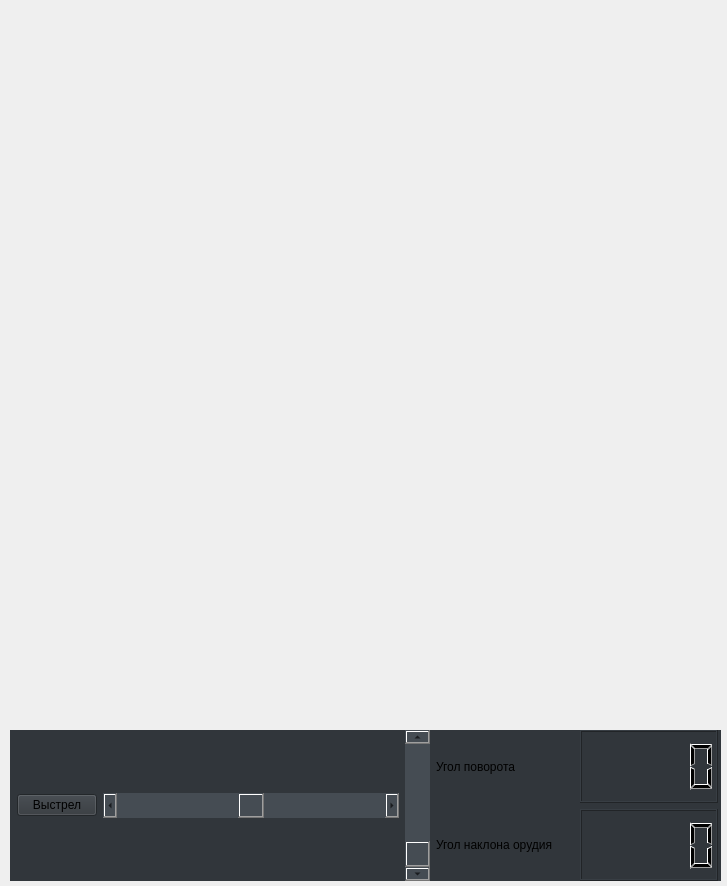
 <widget class="QMainWindow" name="MainWindow">
  <property name="enabled">
   <bool>true</bool>
  </property>
  <property name="geometry">
   <rect>
    <x>0</x>
    <y>0</y>
    <width>727</width>
    <height>886</height>
   </rect>
  </property>
  <property name="sizePolicy">
   <sizepolicy hsizetype="Fixed" vsizetype="Fixed">
    <horstretch>0</horstretch>
    <verstretch>0</verstretch>
   </sizepolicy>
  </property>
  <property name="sizeIncrement">
   <size>
    <width>0</width>
    <height>0</height>
   </size>
  </property>
  <property name="baseSize">
   <size>
    <width>727</width>
    <height>886</height>
   </size>
  </property>
  <property name="windowTitle">
   <string>MainWindow</string>
  </property>
  <property name="styleSheet">
   <string notr="true">/*
 * The MIT License (MIT)
 *
 * Copyright (c) &lt;2013-2014&gt; &lt;Colin Duquesnoy&gt;
 *
 * Permission is hereby granted, free of charge, to any person obtaining a copy
 * of this software and associated documentation files (the &quot;Software&quot;), to deal
 * in the Software without restriction, including without limitation the rights
 * to use, copy, modify, merge, publish, distribute, sublicense, and/or sell
 * copies of the Software, and to permit persons to whom the Software is
 * furnished to do so, subject to the following conditions:

 * The above copyright notice and this permission notice shall be included in
 * all copies or substantial portions of the Software.

 * THE SOFTWARE IS PROVIDED &quot;AS IS&quot;, WITHOUT WARRANTY OF ANY KIND, EXPRESS OR
 * IMPLIED, INCLUDING BUT NOT LIMITED TO THE WARRANTIES OF MERCHANTABILITY,
 * FITNESS FOR A PARTICULAR PURPOSE AND NONINFRINGEMENT. IN NO EVENT SHALL THE
 * AUTHORS OR COPYRIGHT HOLDERS BE LIABLE FOR ANY CLAIM, DAMAGES OR OTHER
 * LIABILITY, WHETHER IN AN ACTION OF CONTRACT, TORT OR OTHERWISE, ARISING FROM,
 * OUT OF OR IN CONNECTION WITH THE SOFTWARE OR THE USE OR OTHER DEALINGS IN
 * THE SOFTWARE.
 */
QToolTip
{
    border: 1px solid #76797C;
    background-color: rgb(90, 102, 117);;
    color: white;
    padding: 5px;
    opacity: 200;
}

QWidget
{
    color: #eff0f1;
    background-color: #FFFFFF;
    selection-background-color:#3daee9;
    selection-color: #eff0f1;
    background-clip: border;
    border-image: none;
    border: 0px transparent black;
    outline: 0;
}

QWidget:item:hover
{
    background-color: #3daee9;
    color: #eff0f1;
}

QWidget:item:selected
{
    background-color: #3daee9;
}

QCheckBox
{
    spacing: 5px;
    outline: none;
    color: #eff0f1;
    margin-bottom: 2px;
}

QCheckBox:disabled
{
    color: #76797C;
}

QCheckBox::indicator,
QGroupBox::indicator
{
    width: 18px;
    height: 18px;
}
QGroupBox::indicator
{
    margin-left: 2px;
}

QCheckBox::indicator:unchecked
{
    image: url(:/qss_icons/Dark_rc/checkbox_unchecked.png);
}

QCheckBox::indicator:unchecked:hover,
QCheckBox::indicator:unchecked:focus,
QCheckBox::indicator:unchecked:pressed,
QGroupBox::indicator:unchecked:hover,
QGroupBox::indicator:unchecked:focus,
QGroupBox::indicator:unchecked:pressed
{
  border: none;
    image: url(:/qss_icons/Dark_rc/checkbox_unchecked_focus.png);
}

QCheckBox::indicator:checked
{
    image: url(:/qss_icons/Dark_rc/checkbox_checked.png);
}

QCheckBox::indicator:checked:hover,
QCheckBox::indicator:checked:focus,
QCheckBox::indicator:checked:pressed,
QGroupBox::indicator:checked:hover,
QGroupBox::indicator:checked:focus,
QGroupBox::indicator:checked:pressed
{
  border: none;
    image: url(:/qss_icons/Dark_rc/checkbox_checked_focus.png);
}


QCheckBox::indicator:indeterminate
{
    image: url(:/qss_icons/Dark_rc/checkbox_indeterminate.png);
}

QCheckBox::indicator:indeterminate:focus,
QCheckBox::indicator:indeterminate:hover,
QCheckBox::indicator:indeterminate:pressed
{
    image: url(:/qss_icons/Dark_rc/checkbox_indeterminate_focus.png);
}

QCheckBox::indicator:checked:disabled,
QGroupBox::indicator:checked:disabled
{
    image: url(:/qss_icons/Dark_rc/checkbox_checked_disabled.png);
}

QCheckBox::indicator:unchecked:disabled,
QGroupBox::indicator:unchecked:disabled
{
    image: url(:/qss_icons/Dark_rc/checkbox_unchecked_disabled.png);
}

QRadioButton
{
    spacing: 5px;
    outline: none;
    color: #eff0f1;
    margin-bottom: 2px;
}

QRadioButton:disabled
{
    color: #76797C;
}
QRadioButton::indicator
{
    width: 21px;
    height: 21px;
}

QRadioButton::indicator:unchecked
{
    image: url(:/qss_icons/Dark_rc/radio_unchecked.png);
}


QRadioButton::indicator:unchecked:hover,
QRadioButton::indicator:unchecked:focus,
QRadioButton::indicator:unchecked:pressed
{
    border: none;
    outline: none;
    image: url(:/qss_icons/Dark_rc/radio_unchecked_focus.png);
}

QRadioButton::indicator:checked
{
    border: none;
    outline: none;
    image: url(:/qss_icons/Dark_rc/radio_checked.png);
}

QRadioButton::indicator:checked:hover,
QRadioButton::indicator:checked:focus,
QRadioButton::indicator:checked:pressed
{
    border: none;
    outline: none;
    image: url(:/qss_icons/Dark_rc/radio_checked_focus.png);
}

QRadioButton::indicator:checked:disabled
{
    outline: none;
    image: url(:/qss_icons/Dark_rc/radio_checked_disabled.png);
}

QRadioButton::indicator:unchecked:disabled
{
    image: url(:/qss_icons/Dark_rc/radio_unchecked_disabled.png);
}


QMenuBar
{
    background-color: #31363b;
    color: #eff0f1;
}

QMenuBar::item
{
    background: transparent;
}

QMenuBar::item:selected
{
    background: transparent;
    border: 1px solid #76797C;
}

QMenuBar::item:pressed
{
    border: 1px solid #76797C;
    background-color: #3daee9;
    color: #eff0f1;
    margin-bottom:-1px;
    padding-bottom:1px;
}

QMenu
{
    border: 1px solid #76797C;
    color: #eff0f1;
    margin: 2px;
}

QMenu::icon
{
    margin: 5px;
}

QMenu::item
{
    padding: 5px 30px 5px 30px;
    margin-left: 5px;
    border: 1px solid transparent; /* reserve space for selection border */
}

QMenu::item:selected
{
    color: #eff0f1;
}

QMenu::separator {
    height: 2px;
    background: lightblue;
    margin-left: 10px;
    margin-right: 5px;
}

QMenu::indicator {
    width: 18px;
    height: 18px;
}

/* non-exclusive indicator = check box style indicator
   (see QActionGroup::setExclusive) */
QMenu::indicator:non-exclusive:unchecked {
    image: url(:/qss_icons/Dark_rc/checkbox_unchecked.png);
}

QMenu::indicator:non-exclusive:unchecked:selected {
    image: url(:/qss_icons/Dark_rc/checkbox_unchecked_disabled.png);
}

QMenu::indicator:non-exclusive:checked {
    image: url(:/qss_icons/Dark_rc/checkbox_checked.png);
}

QMenu::indicator:non-exclusive:checked:selected {
    image: url(:/qss_icons/Dark_rc/checkbox_checked_disabled.png);
}

/* exclusive indicator = radio button style indicator (see QActionGroup::setExclusive) */
QMenu::indicator:exclusive:unchecked {
    image: url(:/qss_icons/Dark_rc/radio_unchecked.png);
}

QMenu::indicator:exclusive:unchecked:selected {
    image: url(:/qss_icons/Dark_rc/radio_unchecked_disabled.png);
}

QMenu::indicator:exclusive:checked {
    image: url(:/qss_icons/Dark_rc/radio_checked.png);
}

QMenu::indicator:exclusive:checked:selected {
    image: url(:/qss_icons/Dark_rc/radio_checked_disabled.png);
}

QMenu::right-arrow {
    margin: 5px;
    image: url(:/qss_icons/Dark_rc/right_arrow.png)
}


QWidget:disabled
{
    color: #454545;
    background-color: #31363b;
}

QAbstractItemView
{
    alternate-background-color: #31363b;
    color: #eff0f1;
    border: 1px solid 3A3939;
    border-radius: 2px;
}

QWidget:focus, QMenuBar:focus
{
    border: 1px solid #3daee9;
}
QWidget
{
	background-color: rgb(96, 106, 116);
}

QTabWidget:focus, QCheckBox:focus, QRadioButton:focus, QSlider:focus
{
    border: none;
}

QLineEdit
{
    background-color: #232629;
    padding: 5px;
    border-style: solid;
    border: 1px solid #76797C;
    border-radius: 2px;
    color: #eff0f1;
}

QGroupBox {
    border:1px solid #76797C;
    border-radius: 2px;
    margin-top: 20px;
}

QGroupBox::title {
    subcontrol-origin: margin;
    subcontrol-position: top center;
    padding-left: 10px;
    padding-right: 10px;
    padding-top: 10px;
}

QAbstractScrollArea
{
    border-radius: 2px;
    border: 1px solid #76797C;
    background-color: transparent;
}

QScrollBar:horizontal
{
    height: 15px;
    margin: 3px 15px 3px 15px;
    border: 1px transparent #2A2929;
    border-radius: 4px;
    background-color: #2A2929;
}

QScrollBar::handle:horizontal
{
    background-color: #605F5F;
    min-width: 5px;
    border-radius: 4px;
}

QScrollBar::add-line:horizontal
{
    margin: 0px 3px 0px 3px;
    border-image: url(:/qss_icons/Dark_rc/right_arrow_disabled.png);
    width: 10px;
    height: 10px;
    subcontrol-position: right;
    subcontrol-origin: margin;
}

QScrollBar::sub-line:horizontal
{
    margin: 0px 3px 0px 3px;
    border-image: url(:/qss_icons/Dark_rc/left_arrow_disabled.png);
    height: 10px;
    width: 10px;
    subcontrol-position: left;
    subcontrol-origin: margin;
}

QScrollBar::add-line:horizontal:hover,QScrollBar::add-line:horizontal:on
{
    border-image: url(:/qss_icons/Dark_rc/right_arrow.png);
    height: 10px;
    width: 10px;
    subcontrol-position: right;
    subcontrol-origin: margin;
}


QScrollBar::sub-line:horizontal:hover, QScrollBar::sub-line:horizontal:on
{
    border-image: url(:/qss_icons/Dark_rc/left_arrow.png);
    height: 10px;
    width: 10px;
    subcontrol-position: left;
    subcontrol-origin: margin;
}

QScrollBar::up-arrow:horizontal, QScrollBar::down-arrow:horizontal
{
    background: none;
}


QScrollBar::add-page:horizontal, QScrollBar::sub-page:horizontal
{
    background: none;
}

QScrollBar:vertical
{
    background-color: #2A2929;
    width: 15px;
    margin: 15px 3px 15px 3px;
    border: 1px transparent #2A2929;
    border-radius: 4px;
}

QScrollBar::handle:vertical
{
    background-color: #605F5F;
    min-height: 5px;
    border-radius: 4px;
}

QScrollBar::sub-line:vertical
{
    margin: 3px 0px 3px 0px;
    border-image: url(:/qss_icons/Dark_rc/up_arrow_disabled.png);
    height: 10px;
    width: 10px;
    subcontrol-position: top;
    subcontrol-origin: margin;
}

QScrollBar::add-line:vertical
{
    margin: 3px 0px 3px 0px;
    border-image: url(:/qss_icons/Dark_rc/down_arrow_disabled.png);
    height: 10px;
    width: 10px;
    subcontrol-position: bottom;
    subcontrol-origin: margin;
}

QScrollBar::sub-line:vertical:hover,QScrollBar::sub-line:vertical:on
{

    border-image: url(:/qss_icons/Dark_rc/up_arrow.png);
    height: 10px;
    width: 10px;
    subcontrol-position: top;
    subcontrol-origin: margin;
}


QScrollBar::add-line:vertical:hover, QScrollBar::add-line:vertical:on
{
    border-image: url(:/qss_icons/Dark_rc/down_arrow.png);
    height: 10px;
    width: 10px;
    subcontrol-position: bottom;
    subcontrol-origin: margin;
}

QScrollBar::up-arrow:vertical, QScrollBar::down-arrow:vertical
{
    background: none;
}


QScrollBar::add-page:vertical, QScrollBar::sub-page:vertical
{
    background: none;
}

QTextEdit
{
    background-color: #232629;
    color: #eff0f1;
    border: 1px solid #76797C;
}

QPlainTextEdit
{
    background-color: #232629;;
    color: #eff0f1;
    border-radius: 2px;
    border: 1px solid #76797C;
}

QHeaderView::section
{
    background-color: #76797C;
    color: #eff0f1;
    padding: 5px;
    border: 1px solid #76797C;
}

QSizeGrip {
    image: url(:/qss_icons/Dark_rc/sizegrip.png);
    width: 12px;
    height: 12px;
}


QMainWindow::separator
{
    background-color: #31363b;
    color: white;
    padding-left: 4px;
    spacing: 2px;
    border: 1px dashed #76797C;
}

QMainWindow::separator:hover
{

    background-color: #white;
    color: white;
    padding-left: 4px;
    border: 1px solid #76797C;
    spacing: 2px;
}


QMenu::separator
{
    height: 1px;
    background-color: #76797C;
    color: white;
    padding-left: 4px;
    margin-left: 10px;
    margin-right: 5px;
}


QFrame
{
    border-radius: 2px;
    border: 1px solid #76797C;
}

QFrame[frameShape=&quot;0&quot;]
{
    border-radius: 2px;
    border: 1px transparent #76797C;
}

QStackedWidget
{
    border: 1px transparent black;
}

QToolBar {
    border: 1px transparent #393838;
    background: 1px solid #31363b;
    font-weight: bold;
}

QToolBar::handle:horizontal {
    image: url(:/qss_icons/Dark_rc/Hmovetoolbar.png);
}
QToolBar::handle:vertical {
    image: url(:/qss_icons/Dark_rc/Vmovetoolbar.png);
}
QToolBar::separator:horizontal {
    image: url(:/qss_icons/Dark_rc/Hsepartoolbar.png);
}
QToolBar::separator:vertical {
    image: url(:/qss_icons/Dark_rc/Vsepartoolbar.png);
}
QToolButton#qt_toolbar_ext_button {
    background: #58595a
}

QPushButton
{
    color: #eff0f1;
    background-color: #31363b;
    border-width: 1px;
    border-color: #76797C;
    border-style: solid;
    padding: 5px;
    border-radius: 2px;
    outline: none;
}

QPushButton:disabled
{
    background-color: #31363b;
    border-width: 1px;
    border-color: #454545;
    border-style: solid;
    padding-top: 5px;
    padding-bottom: 5px;
    padding-left: 10px;
    padding-right: 10px;
    border-radius: 2px;
    color: #454545;
}

QPushButton:focus {
    background-color: #3daee9;
    color: white;
}

QPushButton:pressed
{
    background-color: #3daee9;
    padding-top: -15px;
    padding-bottom: -17px;
}

QComboBox
{
    selection-background-color: #3daee9;
    border-style: solid;
    border: 1px solid #76797C;
    border-radius: 2px;
    padding: 5px;
    min-width: 75px;
}

QPushButton:checked{
    background-color: #76797C;
    border-color: #6A6969;
}

QComboBox:hover,QPushButton:hover,QAbstractSpinBox:hover,QLineEdit:hover,QTextEdit:hover,QPlainTextEdit:hover,QAbstractView:hover,QTreeView:hover
{
    border: 1px solid #3daee9;
    color: #eff0f1;
}

QComboBox:on
{
    padding-top: 3px;
    padding-left: 4px;
    selection-background-color: #4a4a4a;
}

QComboBox QAbstractItemView
{
    background-color: #232629;
    border-radius: 2px;
    border: 1px solid #76797C;
    selection-background-color: #3daee9;
}

QComboBox::drop-down
{
    subcontrol-origin: padding;
    subcontrol-position: top right;
    width: 15px;

    border-left-width: 0px;
    border-left-color: darkgray;
    border-left-style: solid;
    border-top-right-radius: 3px;
    border-bottom-right-radius: 3px;
}

QComboBox::down-arrow
{
    image: url(:/qss_icons/Dark_rc/down_arrow_disabled.png);
}

QComboBox::down-arrow:on, QComboBox::down-arrow:hover,
QComboBox::down-arrow:focus
{
    image: url(:/qss_icons/Dark_rc/down_arrow.png);
}

QAbstractSpinBox {
    padding: 5px;
    border: 1px solid #76797C;
    background-color: #232629;
    color: #eff0f1;
    border-radius: 2px;
    min-width: 75px;
}

QAbstractSpinBox:up-button
{
    background-color: transparent;
    subcontrol-origin: border;
    subcontrol-position: center right;
}

QAbstractSpinBox:down-button
{
    background-color: transparent;
    subcontrol-origin: border;
    subcontrol-position: center left;
}

QAbstractSpinBox::up-arrow,QAbstractSpinBox::up-arrow:disabled,QAbstractSpinBox::up-arrow:off {
    image: url(:/qss_icons/Dark_rc/up_arrow_disabled.png);
    width: 10px;
    height: 10px;
}
QAbstractSpinBox::up-arrow:hover
{
    image: url(:/qss_icons/Dark_rc/up_arrow.png);
}


QAbstractSpinBox::down-arrow,QAbstractSpinBox::down-arrow:disabled,QAbstractSpinBox::down-arrow:off
{
    image: url(:/qss_icons/Dark_rc/down_arrow_disabled.png);
    width: 10px;
    height: 10px;
}
QAbstractSpinBox::down-arrow:hover
{
    image: url(:/qss_icons/Dark_rc/down_arrow.png);
}
QMenuWidget
{
	background-color: #31363b;
	color: #31363b;

}

QLabel
{
    border: 0px solid black;
}

QTabWidget{
    border: 0px transparent black;
}

QTabWidget::pane {
    border: 1px solid #76797C;
    padding: 5px;
    margin: 0px;
}

QTabBar
{
    qproperty-drawBase: 0;
    left: 5px; /* move to the right by 5px */
    border-radius: 3px;
}

QTabBar:focus
{
    border: 0px transparent black;
}

QTabBar::close-button  {
    image: url(:/qss_icons/Dark_rc/close.png);
    background: transparent;
}

QTabBar::close-button:hover
{
    image: url(:/qss_icons/Dark_rc/close-hover.png);
    background: transparent;
}

QTabBar::close-button:pressed {
    image: url(:/qss_icons/Dark_rc/close-pressed.png);
    background: transparent;
}

/* TOP TABS */
QTabBar::tab:top {
    color: #eff0f1;
    border: 1px solid #76797C;
    border-bottom: 1px transparent black;
    background-color: #31363b;
    padding: 5px;
    min-width: 50px;
    border-top-left-radius: 2px;
    border-top-right-radius: 2px;
}

QTabBar::tab:top:!selected
{
    color: #eff0f1;
    background-color: #54575B;
    border: 1px solid #76797C;
    border-bottom: 1px transparent black;
    border-top-left-radius: 2px;
    border-top-right-radius: 2px;    
}

QTabBar::tab:top:!selected:hover {
    background-color: #3daee9;
}

/* BOTTOM TABS */
QTabBar::tab:bottom {
    color: #eff0f1;
    border: 1px solid #76797C;
    border-top: 1px transparent black;
    background-color: #31363b;
    padding: 5px;
    border-bottom-left-radius: 2px;
    border-bottom-right-radius: 2px;
    min-width: 50px;
}

QTabBar::tab:bottom:!selected
{
    color: #eff0f1;
    background-color: #54575B;
    border: 1px solid #76797C;
    border-top: 1px transparent black;
    border-bottom-left-radius: 2px;
    border-bottom-right-radius: 2px;
}

QTabBar::tab:bottom:!selected:hover {
    background-color: #3daee9;
}

/* LEFT TABS */
QTabBar::tab:left {
    color: #eff0f1;
    border: 1px solid #76797C;
    border-left: 1px transparent black;
    background-color: #31363b;
    padding: 5px;
    border-top-right-radius: 2px;
    border-bottom-right-radius: 2px;
    min-height: 50px;
}

QTabBar::tab:left:!selected
{
    color: #eff0f1;
    background-color: #54575B;
    border: 1px solid #76797C;
    border-left: 1px transparent black;
    border-top-right-radius: 2px;
    border-bottom-right-radius: 2px;
}

QTabBar::tab:left:!selected:hover {
    background-color: #3daee9;
}


/* RIGHT TABS */
QTabBar::tab:right {
    color: #eff0f1;
    border: 1px solid #76797C;
    border-right: 1px transparent black;
    background-color: #31363b;
    padding: 5px;
    border-top-left-radius: 2px;
    border-bottom-left-radius: 2px;
    min-height: 50px;
}

QTabBar::tab:right:!selected
{
    color: #eff0f1;
    background-color: #54575B;
    border: 1px solid #76797C;
    border-right: 1px transparent black;
    border-top-left-radius: 2px;
    border-bottom-left-radius: 2px;
}

QTabBar::tab:right:!selected:hover {
    background-color: #3daee9;
}

QTabBar QToolButton::right-arrow:enabled {
     image: url(:/qss_icons/Dark_rc/right_arrow.png);
 }

 QTabBar QToolButton::left-arrow:enabled {
     image: url(:/qss_icons/Dark_rc/left_arrow.png);
 }

QTabBar QToolButton::right-arrow:disabled {
     image: url(:/qss_icons/Dark_rc/right_arrow_disabled.png);
 }

 QTabBar QToolButton::left-arrow:disabled {
     image: url(:/qss_icons/Dark_rc/left_arrow_disabled.png);
 }


QDockWidget {
    background: #31363b;
    border: 1px solid #403F3F;
    titlebar-close-icon: url(:/qss_icons/Dark_rc/close.png);
    titlebar-normal-icon: url(:/qss_icons/Dark_rc/undock.png);
}

QDockWidget::close-button, QDockWidget::float-button {
    border: 1px solid transparent;
    border-radius: 2px;
    background: transparent;
}

QDockWidget::close-button:hover, QDockWidget::float-button:hover {
    background: rgba(255, 255, 255, 10);
}

QDockWidget::close-button:pressed, QDockWidget::float-button:pressed {
    padding: 1px -1px -1px 1px;
    background: rgba(255, 255, 255, 10);
}

QTreeView, QListView
{
    border: 1px solid #76797C;
    background-color: #232629;
}

QTreeView:branch:selected, QTreeView:branch:hover
{
    background: url(:/qss_icons/Dark_rc/transparent.png);
}

QTreeView::branch:has-siblings:!adjoins-item {
    border-image: url(:/qss_icons/Dark_rc/transparent.png);
}

QTreeView::branch:has-siblings:adjoins-item {
    border-image: url(:/qss_icons/Dark_rc/transparent.png);
}

QTreeView::branch:!has-children:!has-siblings:adjoins-item {
    border-image: url(:/qss_icons/Dark_rc/transparent.png);
}

QTreeView::branch:has-children:!has-siblings:closed,
QTreeView::branch:closed:has-children:has-siblings {
    image: url(:/qss_icons/Dark_rc/branch_closed.png);
}

QTreeView::branch:open:has-children:!has-siblings,
QTreeView::branch:open:has-children:has-siblings  {
    image: url(:/qss_icons/Dark_rc/branch_open.png);
}

QTreeView::branch:has-children:!has-siblings:closed:hover,
QTreeView::branch:closed:has-children:has-siblings:hover {
    image: url(:/qss_icons/Dark_rc/branch_closed-on.png);
    }

QTreeView::branch:open:has-children:!has-siblings:hover,
QTreeView::branch:open:has-children:has-siblings:hover  {
    image: url(:/qss_icons/Dark_rc/branch_open-on.png);
    }

QListView::item:!selected:hover, QTreeView::item:!selected:hover  {
    background: rgba(167,218,245, 0.3);
    outline: 0;
    color: #eff0f1
}

QListView::item:selected:hover, QTreeView::item:selected:hover  {
    background: #3daee9;
    color: #eff0f1;
}

QSlider::groove:horizontal {
    border: 1px solid #565a5e;
    height: 4px;
    background: #565a5e;
    margin: 0px;
    border-radius: 2px;
}

QSlider::handle:horizontal {
    background: #232629;
    border: 1px solid #565a5e;
    width: 16px;
    height: 16px;
    margin: -8px 0;
    border-radius: 9px;
}

QSlider::groove:vertical {
    border: 1px solid #565a5e;
    width: 4px;
    background: #565a5e;
    margin: 0px;
    border-radius: 3px;
}

QSlider::handle:vertical {
    background: #232629;
    border: 1px solid #565a5e;
    width: 16px;
    height: 16px;
    margin: 0 -8px;
    border-radius: 9px;
}

QToolButton {
    background-color: transparent;
    border: 1px transparent #76797C;
    border-radius: 2px;
    margin: 3px;
    padding: 5px;
}

QToolButton[popupMode=&quot;1&quot;] { /* only for MenuButtonPopup */
 padding-right: 20px; /* make way for the popup button */
 border: 1px #76797C;
 border-radius: 5px;
}

QToolButton[popupMode=&quot;2&quot;] { /* only for InstantPopup */
 padding-right: 10px; /* make way for the popup button */
 border: 1px #76797C;
}


QToolButton:hover, QToolButton::menu-button:hover {
    background-color: transparent;
    border: 1px solid #3daee9;
    padding: 5px;
}

QToolButton:checked, QToolButton:pressed,
        QToolButton::menu-button:pressed {
    background-color: #3daee9;
    border: 1px solid #3daee9;
    padding: 5px;
}

/* the subcontrol below is used only in the InstantPopup or DelayedPopup mode */
QToolButton::menu-indicator {
    image: url(:/qss_icons/Dark_rc/down_arrow.png);
    top: -7px; left: -2px; /* shift it a bit */
}

/* the subcontrols below are used only in the MenuButtonPopup mode */
QToolButton::menu-button {
    border: 1px transparent #76797C;
    border-top-right-radius: 6px;
    border-bottom-right-radius: 6px;
    /* 16px width + 4px for border = 20px allocated above */
    width: 16px;
    outline: none;
}

QToolButton::menu-arrow {
    image: url(:/qss_icons/Dark_rc/down_arrow.png);
}

QToolButton::menu-arrow:open {
    border: 1px solid #76797C;
}

QPushButton::menu-indicator  {
    subcontrol-origin: padding;
    subcontrol-position: bottom right;
    left: 8px;
}

QTableView
{
    border: 1px solid #76797C;
    gridline-color: #31363b;
    background-color: #232629;
}


QTableView, QHeaderView
{
    border-radius: 0px;
}

QTableView::item:pressed, QListView::item:pressed, QTreeView::item:pressed  {
    background: #3daee9;
    color: #eff0f1;
}

QTableView::item:selected:active, QTreeView::item:selected:active, QListView::item:selected:active  {
    background: #3daee9;
    color: #eff0f1;
}


QHeaderView
{
    background-color: #31363b;
    border: 1px transparent;
    border-radius: 0px;
    margin: 0px;
    padding: 0px;

}

QHeaderView::section  {
    background-color: #31363b;
    color: #eff0f1;
    padding: 5px;
    border: 1px solid #76797C;
    border-radius: 0px;
    text-align: center;
}

QHeaderView::section::vertical::first, QHeaderView::section::vertical::only-one
{
    border-top: 1px solid #76797C;
}

QHeaderView::section::vertical
{
    border-top: transparent;
}

QHeaderView::section::horizontal::first, QHeaderView::section::horizontal::only-one
{
    border-left: 1px solid #76797C;
}

QHeaderView::section::horizontal
{
    border-left: transparent;
}


QHeaderView::section:checked
 {
    color: white;
    background-color: #334e5e;
 }

 /* style the sort indicator */
QHeaderView::down-arrow {
    image: url(:/qss_icons/Dark_rc/down_arrow.png);
}

QHeaderView::up-arrow {
    image: url(:/qss_icons/Dark_rc/up_arrow.png);
}


QTableCornerButton::section {
    background-color: #31363b;
    border: 1px transparent #76797C;
    border-radius: 0px;
}

QToolBox  {
    padding: 5px;
    border: 1px transparent black;
}

QToolBox::tab {
    color: #eff0f1;
    background-color: #31363b;
    border: 1px solid #76797C;
    border-bottom: 1px transparent #31363b;
    border-top-left-radius: 5px;
    border-top-right-radius: 5px;
}

QToolBox::tab:selected { /* italicize selected tabs */
    font: italic;
    background-color: #31363b;
    border-color: #3daee9;
 }

QStatusBar::item {
    border: 0px transparent dark;
 }


QFrame[height=&quot;3&quot;], QFrame[width=&quot;3&quot;] {
    background-color: #76797C;
}


QSplitter::handle {
    border: 1px dashed #76797C;
}

QSplitter::handle:hover {
    background-color: #787876;
    border: 1px solid #76797C;
}

QSplitter::handle:horizontal {
    width: 1px;
}

QSplitter::handle:vertical {
    height: 1px;
}

QProgressBar {
    border: 1px solid #76797C;
    border-radius: 5px;
    text-align: center;
}

QProgressBar::chunk {
    background-color: #05B8CC;
}

QDateEdit
{
    selection-background-color: #3daee9;
    border-style: solid;
    border: 1px solid #3375A3;
    border-radius: 2px;
    padding: 1px;
    min-width: 75px;
}

QDateEdit:on
{
    padding-top: 3px;
    padding-left: 4px;
    selection-background-color: #4a4a4a;
}

QDateEdit QAbstractItemView
{
    background-color: #232629;
    border-radius: 2px;
    border: 1px solid #3375A3;
    selection-background-color: #3daee9;
}

QDateEdit::drop-down
{
    subcontrol-origin: padding;
    subcontrol-position: top right;
    width: 15px;
    border-left-width: 0px;
    border-left-color: darkgray;
    border-left-style: solid;
    border-top-right-radius: 3px;
    border-bottom-right-radius: 3px;
}

QDateEdit::down-arrow
{
    image: url(:/qss_icons/Dark_rc/down_arrow_disabled.png);
}

QDateEdit::down-arrow:on, QDateEdit::down-arrow:hover,
QDateEdit::down-arrow:focus
{
    image: url(:/qss_icons/Dark_rc/down_arrow.png);
}</string>
  </property>
  <widget class="QWidget" name="centralwidget">
   <property name="sizePolicy">
    <sizepolicy hsizetype="Fixed" vsizetype="Fixed">
     <horstretch>0</horstretch>
     <verstretch>0</verstretch>
    </sizepolicy>
   </property>
   <property name="minimumSize">
    <size>
     <width>727</width>
     <height>886</height>
    </size>
   </property>
   <property name="maximumSize">
    <size>
     <width>727</width>
     <height>886</height>
    </size>
   </property>
   <widget class="QWidget" name="widget" native="true">
    <property name="enabled">
     <bool>true</bool>
    </property>
    <property name="geometry">
     <rect>
      <x>10</x>
      <y>730</y>
      <width>711</width>
      <height>151</height>
     </rect>
    </property>
    <property name="sizePolicy">
     <sizepolicy hsizetype="Fixed" vsizetype="Fixed">
      <horstretch>0</horstretch>
      <verstretch>0</verstretch>
     </sizepolicy>
    </property>
    <property name="autoFillBackground">
     <bool>false</bool>
    </property>
    <property name="styleSheet">
     <string notr="true">
background-color: rgb(49, 54, 59);</string>
    </property>
    <widget class="QWidget" name="gridLayoutWidget_3">
     <property name="geometry">
      <rect>
       <x>0</x>
       <y>0</y>
       <width>721</width>
       <height>151</height>
      </rect>
     </property>
     <layout class="QGridLayout" name="gridLayout_4">
      <property name="sizeConstraint">
       <enum>QLayout::SetMinimumSize</enum>
      </property>
      <property name="leftMargin">
       <number>7</number>
      </property>
      <item row="0" column="1">
       <layout class="QGridLayout" name="gridLayout_5">
        <property name="sizeConstraint">
         <enum>QLayout::SetDefaultConstraint</enum>
        </property>
        <item row="3" column="1">
         <widget class="QScrollBar" name="verticalScroll">
          <property name="sizePolicy">
           <sizepolicy hsizetype="Maximum" vsizetype="MinimumExpanding">
            <horstretch>0</horstretch>
            <verstretch>0</verstretch>
           </sizepolicy>
          </property>
          <property name="minimumSize">
           <size>
            <width>25</width>
            <height>0</height>
           </size>
          </property>
          <property name="styleSheet">
           <string notr="true">background-color: rgb(69, 76, 83);</string>
          </property>
          <property name="minimum">
           <number>0</number>
          </property>
          <property name="maximum">
           <number>90</number>
          </property>
          <property name="value">
           <number>0</number>
          </property>
          <property name="orientation">
           <enum>Qt::Vertical</enum>
          </property>
          <property name="invertedAppearance">
           <bool>true</bool>
          </property>
         </widget>
        </item>
        <item row="3" column="2">
         <layout class="QVBoxLayout" name="verticalLayout_2">
          <property name="rightMargin">
           <number>13</number>
          </property>
          <item>
           <layout class="QHBoxLayout" name="horizontalLayout_6">
            <item>
             <widget class="QLabel" name="label_3">
              <property name="text">
               <string>Угол поворота</string>
              </property>
              <property name="margin">
               <number>10</number>
              </property>
             </widget>
            </item>
            <item>
             <widget class="QLCDNumber" name="lcdHorizontal"/>
            </item>
           </layout>
          </item>
          <item>
           <layout class="QHBoxLayout" name="horizontalLayout_7">
            <item>
             <widget class="QLabel" name="label_4">
              <property name="text">
               <string>Угол наклона орудия</string>
              </property>
              <property name="margin">
               <number>10</number>
              </property>
             </widget>
            </item>
            <item>
             <widget class="QLCDNumber" name="lcdVertical"/>
            </item>
           </layout>
          </item>
         </layout>
        </item>
        <item row="3" column="0">
         <widget class="QScrollBar" name="horizontalScroll">
          <property name="enabled">
           <bool>true</bool>
          </property>
          <property name="sizePolicy">
           <sizepolicy hsizetype="Minimum" vsizetype="Maximum">
            <horstretch>0</horstretch>
            <verstretch>0</verstretch>
           </sizepolicy>
          </property>
          <property name="minimumSize">
           <size>
            <width>245</width>
            <height>25</height>
           </size>
          </property>
          <property name="baseSize">
           <size>
            <width>10</width>
            <height>1000</height>
           </size>
          </property>
          <property name="styleSheet">
           <string notr="true">background-color: rgb(69, 76, 83);</string>
          </property>
          <property name="minimum">
           <number>-90</number>
          </property>
          <property name="maximum">
           <number>90</number>
          </property>
          <property name="value">
           <number>0</number>
          </property>
          <property name="orientation">
           <enum>Qt::Horizontal</enum>
          </property>
          <property name="invertedAppearance">
           <bool>false</bool>
          </property>
         </widget>
        </item>
       </layout>
      </item>
      <item row="0" column="0">
       <widget class="QPushButton" name="shootButton">
        <property name="sizePolicy">
         <sizepolicy hsizetype="Maximum" vsizetype="Fixed">
          <horstretch>100</horstretch>
          <verstretch>0</verstretch>
         </sizepolicy>
        </property>
        <property name="text">
         <string>Выстрел</string>
        </property>
       </widget>
      </item>
     </layout>
    </widget>
   </widget>
   <widget class="QWidget" name="widget_2" native="true">
    <property name="enabled">
     <bool>true</bool>
    </property>
    <property name="geometry">
     <rect>
      <x>0</x>
      <y>560</y>
      <width>711</width>
      <height>151</height>
     </rect>
    </property>
   </widget>
  </widget>
 </widget>
